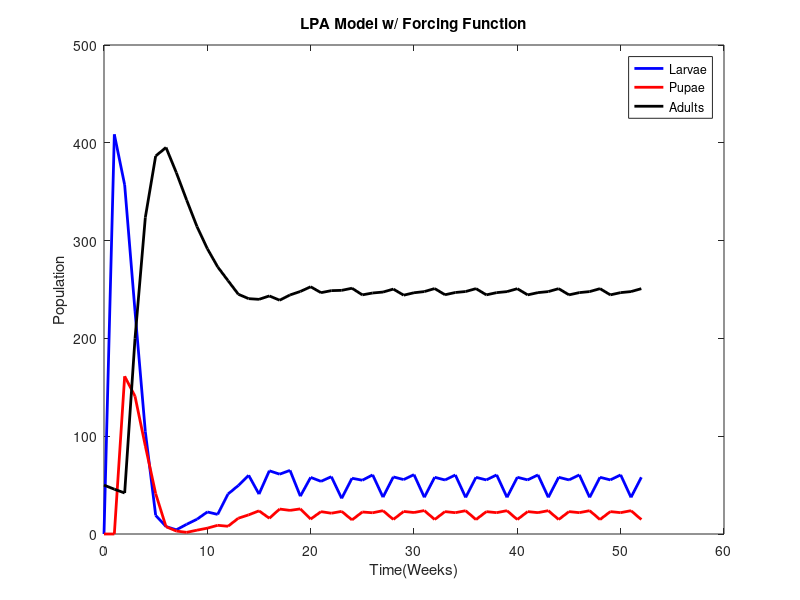

This figure's MATLAB source: (Note: this script raises an error after producing the figure.)
%LPA Model. Changing medium, killing percentage of eggs.

b = 20;
mu_a = 0.0842;
mu_l = 0.6053;
mu_g = 0.359;
c_ea = 0.0179;
c_el = 0.0003;
c_pa = 0.0;

IC = [0, 0, 50];
MaxT = 52;

DF = zeros(MaxT+1,4);
DF(:,1) = 0:MaxT;
DF(1,:) = [0, 0, 0, 50];

for i = 2:MaxT+1
    if mod(i,4) == 0;
    
        DF(i,2)= (1-mu_g)*b*DF(i-1,4)*exp(-c_ea*DF(i-1,4)-c_el*DF(i-1,2));
        DF(i,3)= (1-mu_l)*DF(i-1,2);
        DF(i,4) = DF(i-1,3)*exp(-c_pa*DF(i-1,4))+DF(i-1,4)*(1-mu_a);
    else
        DF(i,2)= b*DF(i-1,4)*exp(-c_ea*DF(i-1,4)-c_el*DF(i-1,2));
        DF(i,3)= (1-mu_l)*DF(i-1,2);
        DF(i,4) = DF(i-1,3)*exp(-c_pa*DF(i-1,4))+DF(i-1,4)*(1-mu_a);
    end
end

plot(DF(:,1),DF(:,2), 'LineWidth',2,'Color','b')
hold on
plot(DF(:,1),DF(:,3), 'LineWidth',2,'Color','r')
plot(DF(:,1),DF(:,4), 'LineWidth',2,'Color','k')
title('LPA Model w/ Forcing Function')
xlabel('Time(Weeks)')
ylabel('Population')
lgnd = legend('Larvae','Pupae','Adults')
lgnd.FontSize = 15